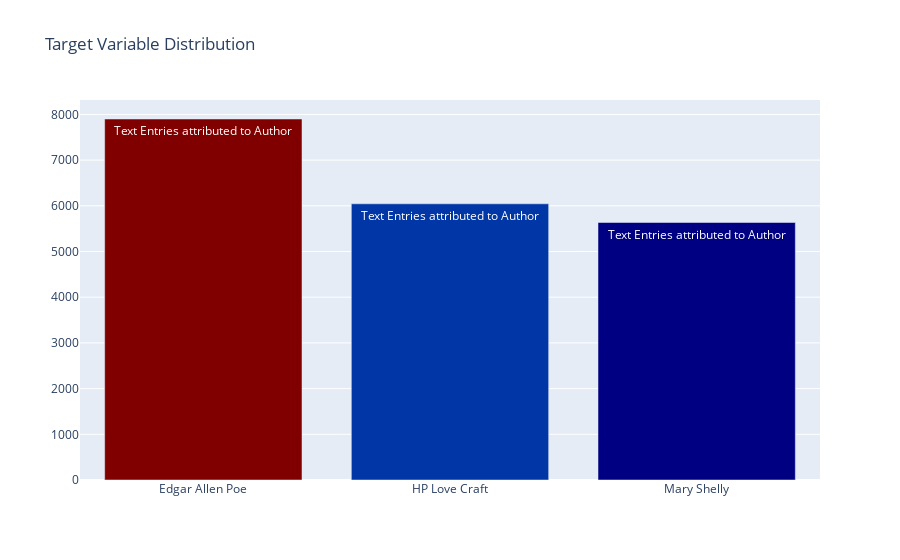

Notebook code for this chart:
### Markdown cell above
* EAP :: Edgar Allen Poe
* HPL :: HP Love Craft
* MWS :: Mary Shelly

### Code cell
z = {'EAP': 'Edgar Allen Poe', 'HPL' : 'HP Love Craft', 'MWS' : 'Mary Shelly'}
data = [go.Bar(
                x = df_train.author.map(z).unique(),
                y = df_train.author.value_counts().values,
                marker = dict(colorscale = 'Jet',
                              color = df_train.author.value_counts().values),
                text = 'Text Entries attributed to Author')]

layout = go.Layout(title = 'Target Variable Distribution')
fig = go.Figure(data = data, layout = layout)

py.iplot(fig, filename = 'basic-bar')

### Figure 1 — Plotly figure (JSON) as saved in the notebook; plotly's stock layout.template omitted (floating-point values rounded to 4 significant figures)
{"data": [{"marker": {"color": [7900, 6044, 5635], "colorscale": [[0, "rgb(0,0,131)"], [0.2, "rgb(0,60,170)"], [0.4, "rgb(5,255,255)"], [0.6, "rgb(255,255,0)"], [0.8, "rgb(250,0,0)"], [1, "rgb(128,0,0)"]]}, "text": "Text Entries attributed to Author", "type": "bar", "x": ["Edgar Allen Poe", "HP Love Craft", "Mary Shelly"], "y": [7900, 6044, 5635]}], "layout": {"title": {"text": "Target Variable Distribution"}}}
